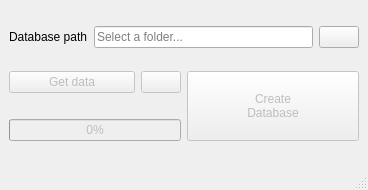
<?xml version="1.0" encoding="UTF-8"?>
<ui version="4.0">
 <class>MainWindow</class>
 <widget class="QMainWindow" name="MainWindow">
  <property name="geometry">
   <rect>
    <x>0</x>
    <y>0</y>
    <width>368</width>
    <height>190</height>
   </rect>
  </property>
  <property name="windowTitle">
   <string>CTAN Database Creator</string>
  </property>
  <property name="windowIcon">
   <iconset resource="icons.qrc">
    <normaloff>:/database.png</normaloff>:/database.png</iconset>
  </property>
  <widget class="QWidget" name="centralwidget">
   <layout class="QGridLayout" name="gridLayout_2">
    <item row="0" column="0" colspan="2">
     <layout class="QHBoxLayout" name="horizontalLayout">
      <item>
       <widget class="QLabel" name="label">
        <property name="text">
         <string>Database path</string>
        </property>
       </widget>
      </item>
      <item>
       <widget class="QLineEdit" name="folderLocationLine">
        <property name="placeholderText">
         <string>Select a folder...</string>
        </property>
       </widget>
      </item>
      <item>
       <widget class="QPushButton" name="openButton">
        <property name="text">
         <string/>
        </property>
        <property name="icon">
         <iconset theme="QIcon::ThemeIcon::DocumentNew"/>
        </property>
       </widget>
      </item>
     </layout>
    </item>
    <item row="1" column="0">
     <layout class="QGridLayout" name="gridLayout">
      <item row="2" column="0" colspan="2">
       <widget class="QProgressBar" name="progressBar">
        <property name="enabled">
         <bool>false</bool>
        </property>
        <property name="value">
         <number>0</number>
        </property>
       </widget>
      </item>
      <item row="0" column="1">
       <widget class="QPushButton" name="stopNetworkAcces">
        <property name="enabled">
         <bool>false</bool>
        </property>
        <property name="sizePolicy">
         <sizepolicy hsizetype="Fixed" vsizetype="Fixed">
          <horstretch>0</horstretch>
          <verstretch>0</verstretch>
         </sizepolicy>
        </property>
        <property name="text">
         <string/>
        </property>
        <property name="icon">
         <iconset theme="QIcon::ThemeIcon::MediaPlaybackStop"/>
        </property>
       </widget>
      </item>
      <item row="0" column="0">
       <widget class="QPushButton" name="getDataButton">
        <property name="enabled">
         <bool>false</bool>
        </property>
        <property name="text">
         <string>Get data</string>
        </property>
       </widget>
      </item>
      <item row="1" column="0" colspan="2">
       <widget class="QLabel" name="statusLabel">
        <property name="sizePolicy">
         <sizepolicy hsizetype="Preferred" vsizetype="Fixed">
          <horstretch>0</horstretch>
          <verstretch>0</verstretch>
         </sizepolicy>
        </property>
        <property name="text">
         <string/>
        </property>
       </widget>
      </item>
     </layout>
    </item>
    <item row="1" column="1">
     <widget class="QPushButton" name="createJsonFileButton">
      <property name="enabled">
       <bool>false</bool>
      </property>
      <property name="sizePolicy">
       <sizepolicy hsizetype="Minimum" vsizetype="Minimum">
        <horstretch>0</horstretch>
        <verstretch>0</verstretch>
       </sizepolicy>
      </property>
      <property name="text">
       <string>Create 
Database</string>
      </property>
     </widget>
    </item>
   </layout>
  </widget>
  <widget class="QMenuBar" name="menubar">
   <property name="geometry">
    <rect>
     <x>0</x>
     <y>0</y>
     <width>368</width>
     <height>21</height>
    </rect>
   </property>
  </widget>
  <widget class="QStatusBar" name="statusbar"/>
 </widget>
 <resources>
  <include location="icons.qrc"/>
 </resources>
 <connections/>
</ui>
